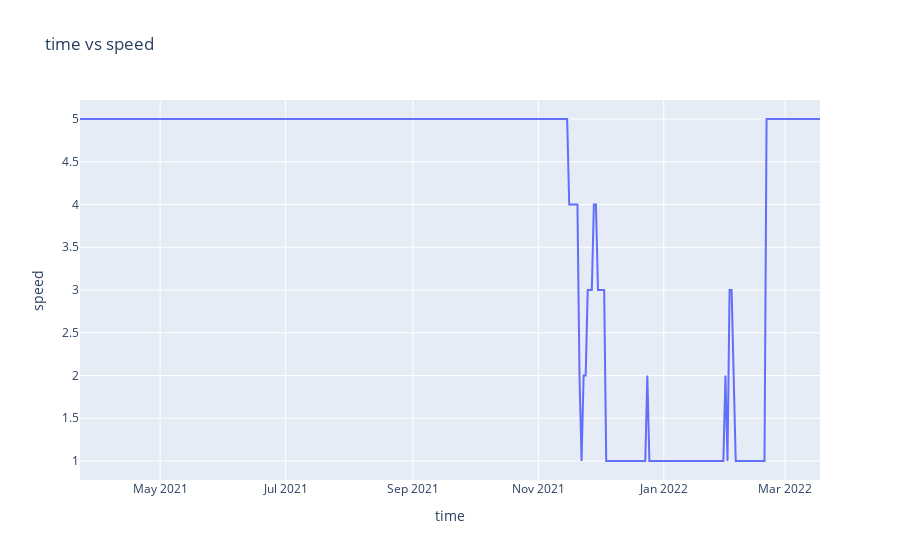

Notebook code for this chart:
### Code cell
import plotly.express as px

# Assuming your data is stored in a DataFrame called df
# Replace 'temperature' and 'speed' with the actual column names from your DataFrame
fig = px.line(daily_mode_df, x='day', y='speed', title='time vs speed',
                 labels={'day': 'time', 'speed': 'speed'})

fig.show()

### Figure 1 — Plotly figure (JSON) as saved in the notebook; plotly's stock layout.template omitted (floating-point values rounded to 4 significant figures; data arrays with more than 128 entries replaced by an {"elided": "..."} marker saying what was removed)
{"data": [{"hovertemplate": "time=%{x}<br>speed=%{y}<extra></extra>", "legendgroup": "", "line": {"color": "#636efa", "dash": "solid"}, "marker": {"symbol": "circle"}, "mode": "lines", "name": "", "orientation": "v", "showlegend": false, "type": "scatter", "x": {"elided": "315 str values"}, "xaxis": "x", "y": {"elided": "315 int values"}, "yaxis": "y"}], "layout": {"legend": {"tracegroupgap": 0}, "title": {"text": "time vs speed"}, "xaxis": {"anchor": "y", "domain": [0, 1], "title": {"text": "time"}}, "yaxis": {"anchor": "x", "domain": [0, 1], "title": {"text": "speed"}}}}
